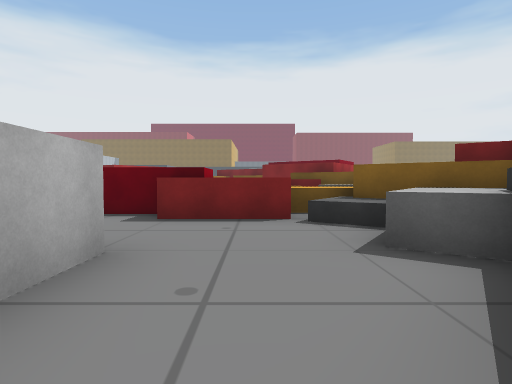
view 1 (above)

16 first-person views from a walk through a Unity game level. The camera is 1.4 m above the floor, tilts 2° down and sees 80° across. The floor is counted in squares, 2.4 m on a side. Each view is taken from the middle of a square. On the plan, view 1 faces up. The plan holds only what a view shows up to about 9 squares ahead; the rest is blank. The place goes on beyond the plan. The player is left out. Some animated figures are not drawn.

view 2
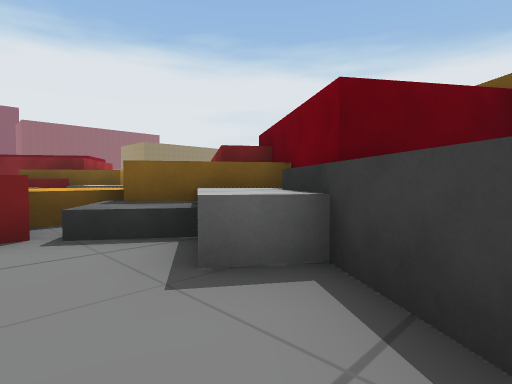

view 3
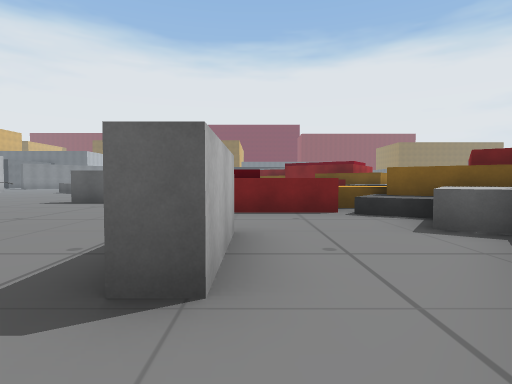

view 4
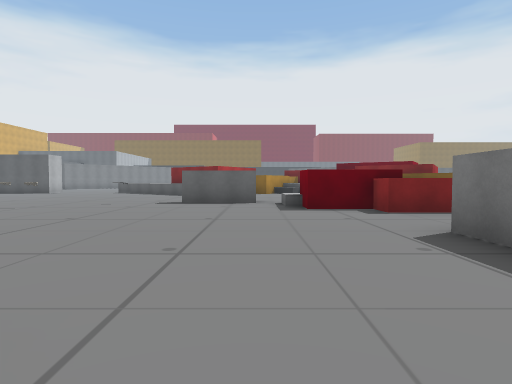

view 5
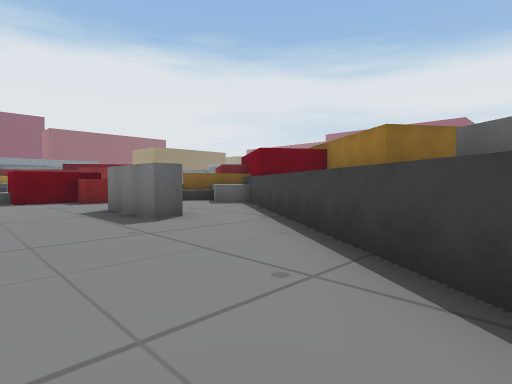

view 6
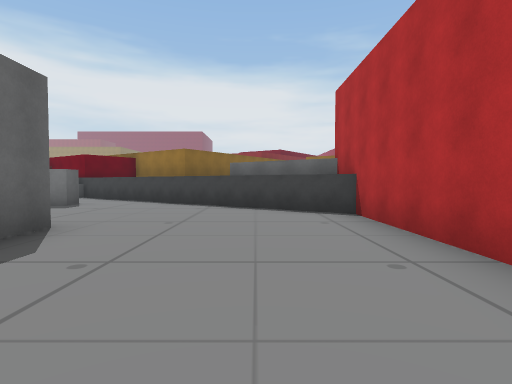

view 7
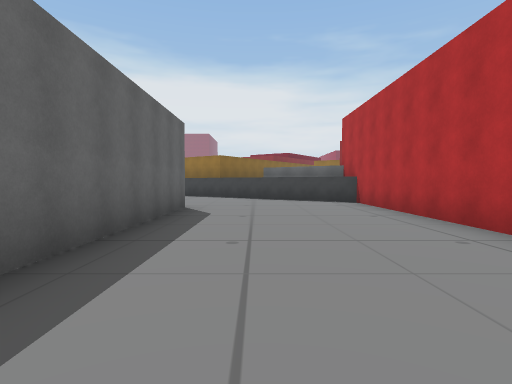

view 8
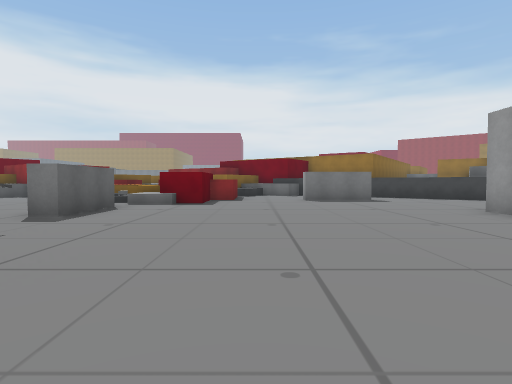

view 9
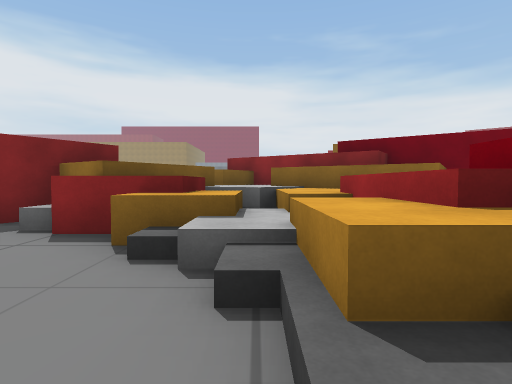

view 10
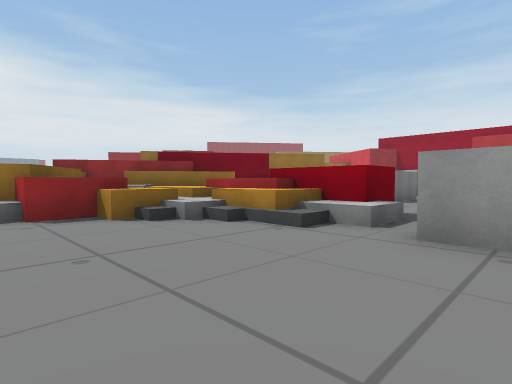

view 11
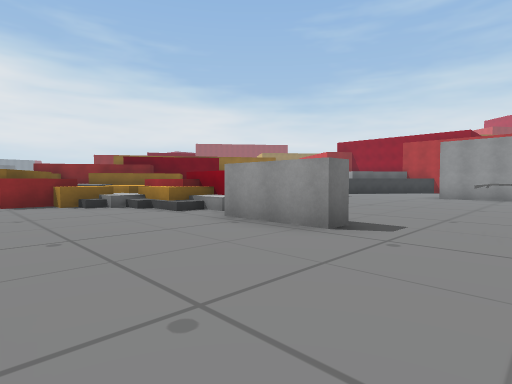

view 12
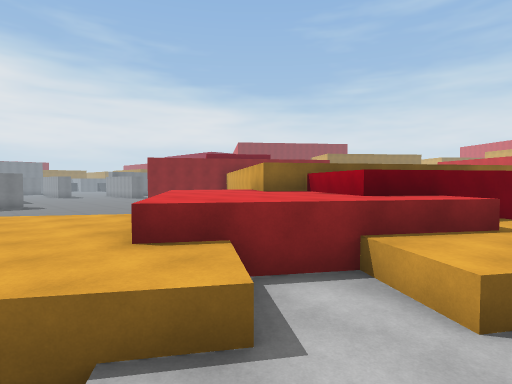

view 13
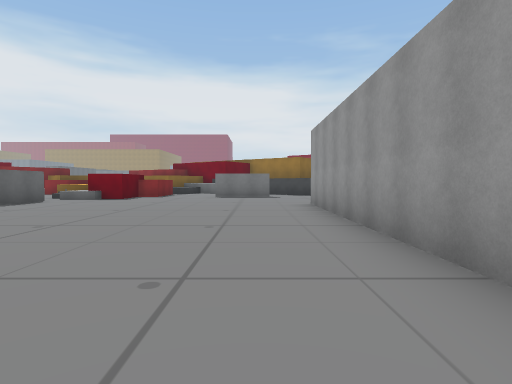

view 14
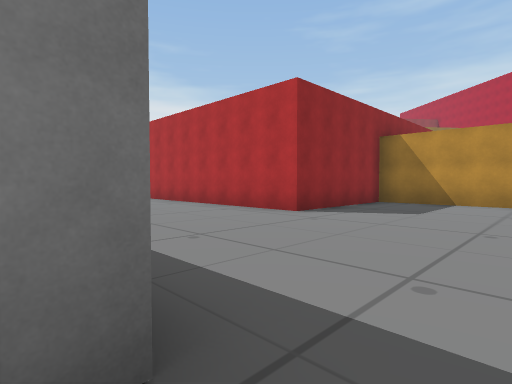

view 15
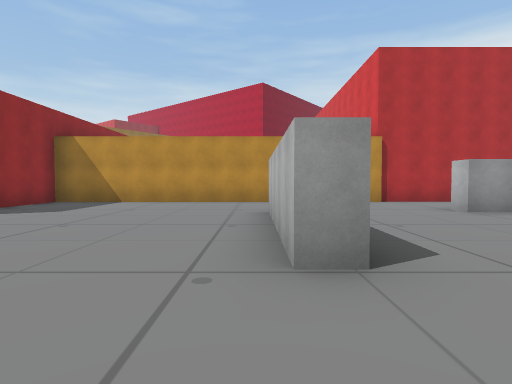

view 16
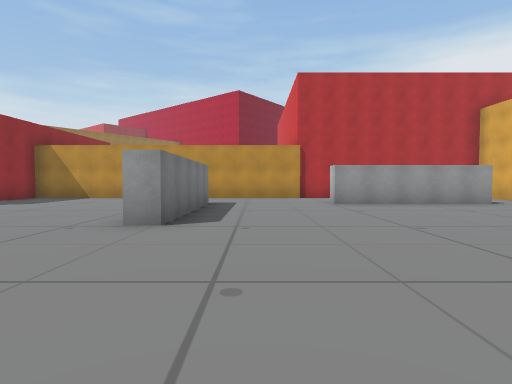

### Floor plan
Key: @ floor where view 1 was taken; # wall or solid block; . main floor; : floor 1 m higher than the main floor; + floor 2 m higher than the main floor; / step, stairs or slope; = window, fence, low wall or low ledge; ^ raised ledge.
Columns run from 23 left of view 1 to 7 right of it. Each row starts with its distance up from view 1.
 11                .........^^^
 10                ........./ + ^^^
  9                .......///===^^#
  8             .........///===###
  7             ......##=#//::^^#
  6              .......=#  =^^#
  5              .........##^^^#
  4             ............^^^#
  3             ............#^#
  2            ...........#..#
  1      .    ............#.##
  0     ...    ............@^
 -1    ..... .########.....^
 -2   ....................#
 -3  .....................#
 -4  ......#.............##
 -5 .......#............##
 -6 .......#.....########
 -7 ####...#.....#
 -8    ..........#
 -9   ...  ......#
-10  ####  #######

Where each view was taken, in squares from view 1:
view 1: 0 up, 0 right, facing up
view 2: 1 up, 0 right, facing up-right
view 3: 1 down, 1 left, facing up
view 4: 1 down, 4 left, facing up
view 5: 4 down, 4 left, facing up-right
view 6: 4 down, 9 left, facing right
view 7: 3 down, 12 left, facing right
view 8: 4 up, 11 left, facing right
view 9: 8 up, 3 left, facing right
view 10: 11 up, 5 left, facing down-right
view 11: 11 up, 8 left, facing down-right
view 12: 10 up, 3 right, facing down-right
view 13: 1 up, 13 left, facing right
view 14: 1 down, 14 left, facing down-right
view 15: 1 down, 16 left, facing down
view 16: 1 up, 18 left, facing down
